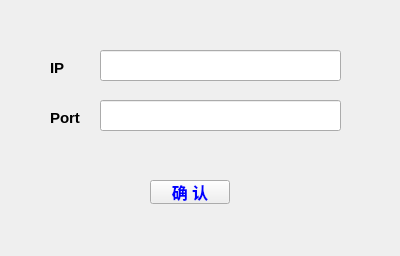
<?xml version="1.0" encoding="UTF-8"?>
<ui version="4.0">
 <class>chservice</class>
 <widget class="QWidget" name="chservice">
  <property name="geometry">
   <rect>
    <x>0</x>
    <y>0</y>
    <width>400</width>
    <height>256</height>
   </rect>
  </property>
  <property name="windowTitle">
   <string>Form</string>
  </property>
  <widget class="QLabel" name="IP">
   <property name="geometry">
    <rect>
     <x>50</x>
     <y>60</y>
     <width>54</width>
     <height>16</height>
    </rect>
   </property>
   <property name="font">
    <font>
     <pointsize>11</pointsize>
     <bold>true</bold>
    </font>
   </property>
   <property name="text">
    <string>IP</string>
   </property>
  </widget>
  <widget class="QLabel" name="PORT">
   <property name="geometry">
    <rect>
     <x>50</x>
     <y>110</y>
     <width>54</width>
     <height>16</height>
    </rect>
   </property>
   <property name="font">
    <font>
     <pointsize>11</pointsize>
     <bold>true</bold>
    </font>
   </property>
   <property name="text">
    <string>Port</string>
   </property>
  </widget>
  <widget class="QLineEdit" name="IPS">
   <property name="geometry">
    <rect>
     <x>100</x>
     <y>50</y>
     <width>241</width>
     <height>31</height>
    </rect>
   </property>
  </widget>
  <widget class="QLineEdit" name="PORTS">
   <property name="geometry">
    <rect>
     <x>100</x>
     <y>100</y>
     <width>241</width>
     <height>31</height>
    </rect>
   </property>
  </widget>
  <widget class="QPushButton" name="YES">
   <property name="geometry">
    <rect>
     <x>150</x>
     <y>180</y>
     <width>80</width>
     <height>24</height>
    </rect>
   </property>
   <property name="font">
    <font>
     <pointsize>12</pointsize>
     <bold>true</bold>
    </font>
   </property>
   <property name="styleSheet">
    <string notr="true">color: rgb(0, 0, 255);</string>
   </property>
   <property name="text">
    <string>确 认</string>
   </property>
  </widget>
 </widget>
 <resources/>
 <connections/>
</ui>
